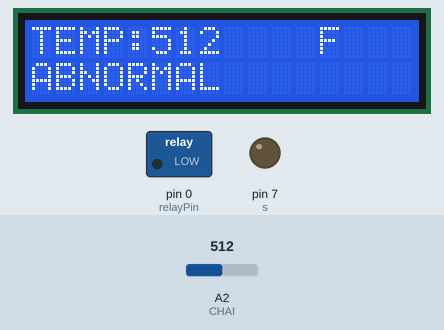
This sketch was run on a simulated Arduino Uno, built with avr-gcc and run on an emulated ATmega328P. On the bench: 16×2 character LCD, switched loads named in the sketch (green lamp = pin HIGH), output pins drawn as LEDs (lit = HIGH). The inputs (shaded band) are chosen by the test bench; at power-on: A2 (CHAI) = 512.

Above: at 1.2 s.
1.3 s: A2 (CHAI) set to 55
At 1.74 s:
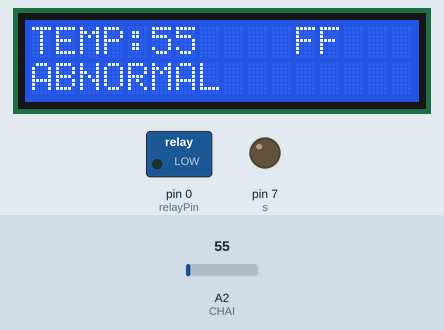
3.3 s: A2 (CHAI) set to 46
At 3.87 s:
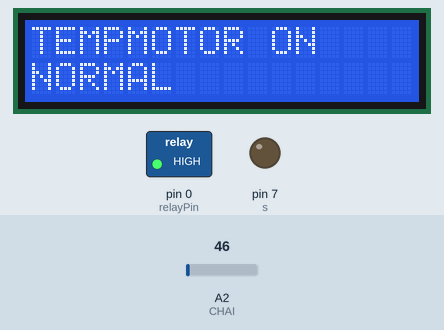
6.1 s: A2 (CHAI) set to 1023
At 6.6 s:
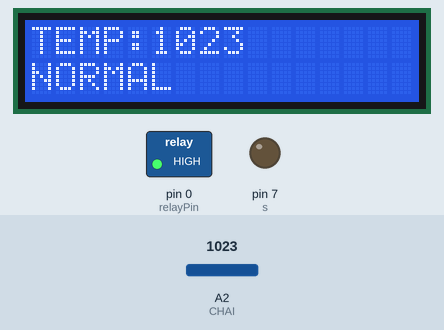
8.8 s: A2 (CHAI) set to 0
At 9.04 s:
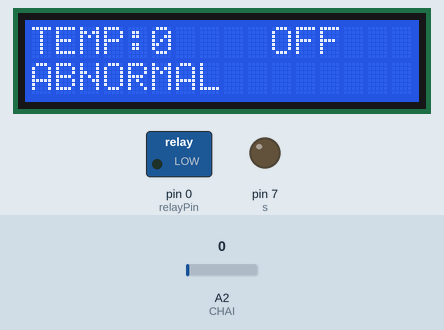
Timing chart, 0 to 11.8 s (numbered marks = the images above; inputs shaded):
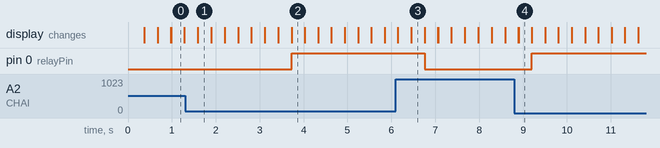

The sketch:

COMBINE_EVERYTHING.ino
```cpp
#include <LiquidCrystal.h>
const int rs =13, en = 12, d4 = 11, d5 = 10, d6 = 9, d7 = 8;
LiquidCrystal lcd(rs, en, d4, d5, d6, d7);

const int CHAI = A2;
int GAYATHRI;
const int relayPin=0;
const int light = 9;
const int s = 7;
int s1;

void setup()
{
{

  lcd.begin(16, 2);
  pinMode(CHAI,INPUT);
  pinMode(relayPin,OUTPUT);

}

  {
    pinMode(light, OUTPUT);
  pinMode(s,OUTPUT);
  }
}


void loop()
 {
s1 = digitalRead(s);
GAYATHRI = analogRead(CHAI);
lcd.setCursor(0,0);
lcd.print("TEMP:");
lcd.print(GAYATHRI);
lcd.print("    ");
delay(300);

if (GAYATHRI>=50)
     {
      lcd.setCursor(0,2);
      lcd.print("ABNORMAL");
      lcd.print("    ");
      lcd.setCursor(4,0);
      lcd.print("MOTOR OFF");
      lcd.print("    ");
      digitalWrite(relayPin,LOW);
 }

else
 {
  lcd.setCursor(0,2);
      lcd.print("NORMAL");
      lcd.print("        ");
       lcd.setCursor(4,0);
      lcd.print("MOTOR ON");
      lcd.print("    ");
      digitalWrite(relayPin,HIGH);
      delay(300);
 }

if(s1==1)
 {
  digitalWrite(light,HIGH);
 }

 else{
  digitalWrite(light,LOW);
 }
}
```

Measured:
- the behaviour switches between 50 and 49 on A2 (CHAI) (found by bisection; images 1 and 2)
- after the input at 1.3 s, the display: first differs from a run without the input after 0.29 s (image 1)
- after the input at 3.3 s, pin 0 (relayPin): LOW → HIGH after 0.43 s; the display: first differs from a run without the input after 0.12 s (image 2 shows a later state)
- after the input at 6.1 s, pin 0 (relayPin): HIGH → LOW after 0.66 s; the display: first differs from a run without the input after 0.35 s (image 3)
- after the input at 8.8 s, pin 0 (relayPin): LOW → HIGH after 0.40 s; the display: first differs from a run without the input after 0.10 s (image 4)
